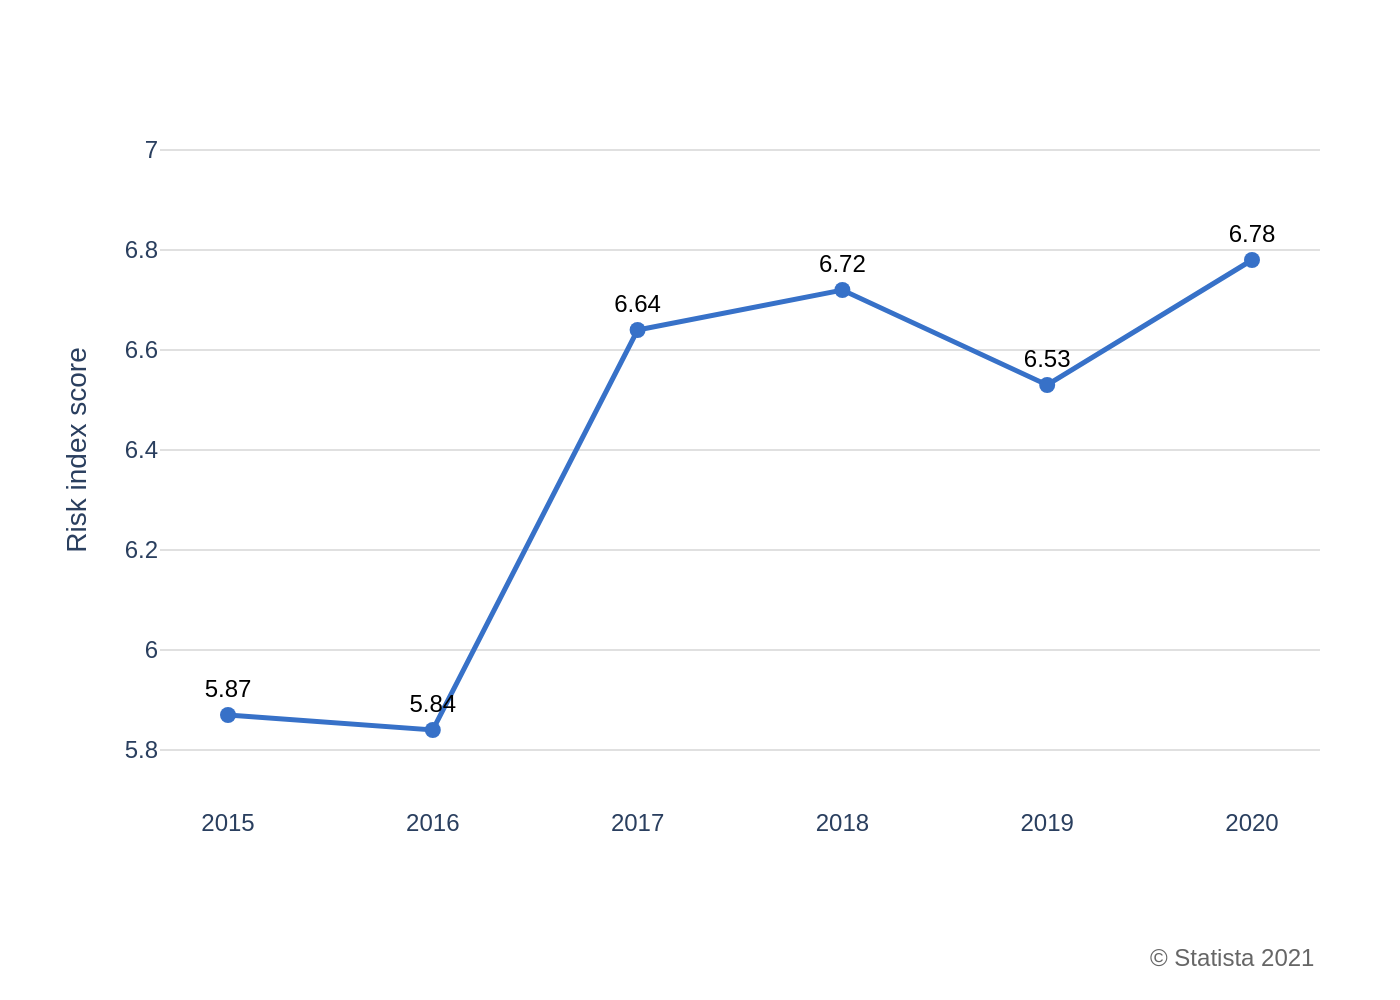

The script that drew this image:
import sys
import json
import os
import plotly.graph_objects as go

# Check for command-line argument
if len(sys.argv) < 2:
    print(f"Usage: python {os.path.basename(__file__)} <json_file_path>")
    sys.exit(1)

json_filepath = sys.argv[1]

# Read data from the specified JSON file
try:
    with open(json_filepath, 'r', encoding='utf-8') as f:
        chart_info = json.load(f)
except FileNotFoundError:
    print(f"Error: JSON file not found at '{json_filepath}'")
    sys.exit(1)
except json.JSONDecodeError:
    print(f"Error: Could not decode JSON from '{json_filepath}'")
    sys.exit(1)

# Extract data and settings from the JSON object
chart_data = chart_info.get("chart_data", [])
texts = chart_info.get("texts", {})
colors = chart_info.get("colors", [])

# Initialize the figure
fig = go.Figure()

# Add traces from chart_data
for i, series in enumerate(chart_data):
    color = colors[i % len(colors)]
    fig.add_trace(go.Scatter(
        x=series["x"],
        y=series["y"],
        mode='lines+markers+text',
        line=dict(color=color, width=2.5),
        marker=dict(color=color, size=8),
        text=[f'{val:.2f}' for val in series["y"]],
        textposition='top center',
        textfont=dict(
            family="Arial",
            size=12,
            color='black'
        ),
        hoverinfo='none'
    ))

# Update layout
fig.update_layout(
    font=dict(family="Arial"),
    plot_bgcolor='white',
    paper_bgcolor='white',
    showlegend=False,
    xaxis=dict(
        title_text=texts.get("x_axis_title"),
        showgrid=False,
        showline=True,
        linecolor='white',
        tickfont=dict(size=12)
    ),
    yaxis=dict(
        title_text=texts.get("y_axis_title"),
        title_font=dict(size=14),
        showgrid=True,
        gridcolor='#e0e0e0',
        gridwidth=1,
        zeroline=False,
        showline=False,
        range=[5.7, 7.1],
        tickvals=[5.8, 6.0, 6.2, 6.4, 6.6, 6.8, 7.0],
        tickfont=dict(size=12)
    ),
    margin=dict(l=80, r=40, t=50, b=100)
)

# Add source annotation
fig.add_annotation(
    x=1,
    y=-0.2,
    xref='paper',
    yref='paper',
    text=texts.get("source"),
    showarrow=False,
    xanchor='right',
    yanchor='top',
    align='right',
    font=dict(
        family="Arial",
        size=12,
        color='#666666'
    )
)

# Define output filename and save the image
base_name = os.path.splitext(os.path.basename(json_filepath))[0]
output_filename = f"{base_name}.png"

fig.write_image(output_filename, scale=2)

print(f"Chart saved as {output_filename}")
